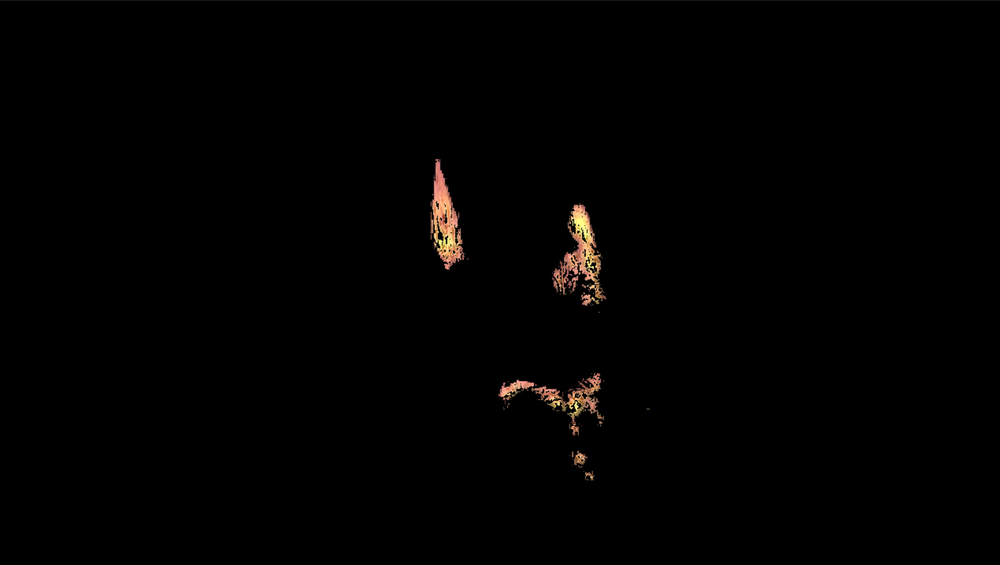
#> input picture RGB_Segmentation_and_Boundary_box/Boundary Box/rgb_seg_fire.png, 1000 x 565 px, shrunk from 1587 x 897 before the run
$ jupyter execute boundary_box_rectangle.ipynb   (older library calls are emulated)
#> lines starting #> are read from the running program, lines starting #| are printed output that depends on the picture; after the words box and inside, x2 and y2 are one past the last pixel; in counts of white or black regions, pixels touching at a corner belong together
[cell 1]
#https://gist.github.com/bigsnarfdude/d811e31ee17495f82f10db12651ae82d
import cv2
import numpy as np

# read and scale down image
# wget https://bigsnarf.files.wordpress.com/2017/05/hammer.png
img = cv2.imread('rgb_seg_fire.png', cv2.IMREAD_UNCHANGED)
#> img is the input picture: shape (565, 1000, 4); mean B, G, R, A 1, 1.4, 2, 255

# threshold image
ret, threshed_img = cv2.threshold(cv2.cvtColor(img, cv2.COLOR_BGR2GRAY), 6, 255, cv2.THRESH_BINARY)
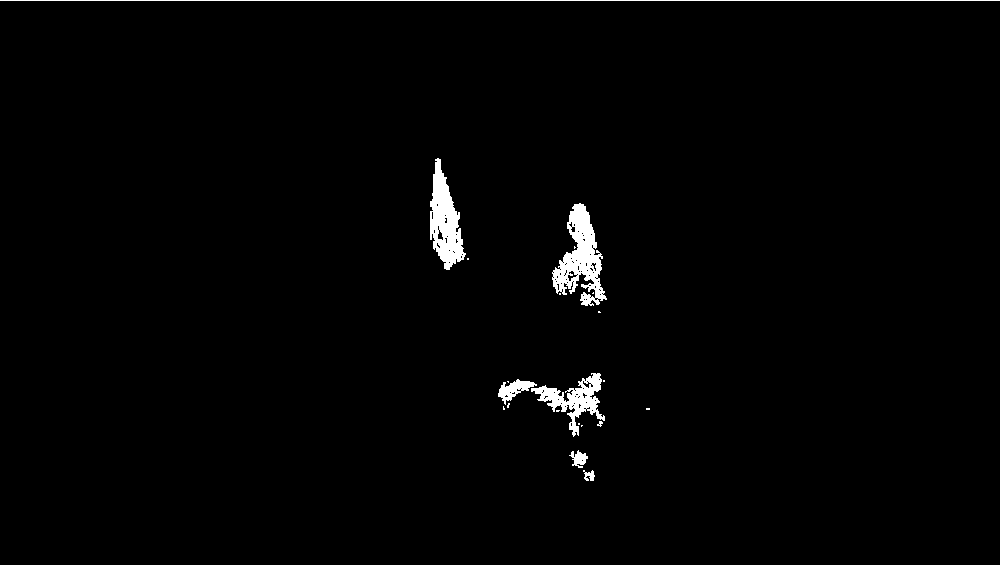
#> threshed_img: shape (565, 1000); 1.4% white; 21 white regions (13 under 20 px)
# find contours and get the external one
_, contours, hier = cv2.findContours(threshed_img, cv2.RETR_EXTERNAL, cv2.CHAIN_APPROX_SIMPLE)
#> contours = 21 contours, 15 with area under 20; largest, box (x1, y1, x2, y2) and area: (552, 203, 607, 306) 2519, (430, 158, 466, 270) 2087, (531, 373, 605, 437) 1406, (498, 379, 537, 405) 384, (569, 450, 588, 468) 142, (583, 470, 595, 481) 55

# with each contour, draw boundingRect in green
# a minAreaRect in red and
# a minEnclosingCircle in blue
for c in contours:
    # get the bounding rect
    x, y, w, h = cv2.boundingRect(c)
   # draw a green rectangle to visualize the bounding rect
    cv2.rectangle(img, (x, y), (x+w, y+h), (0, 255, 0), 1)
#> this loop made 21 passes
#> (c, x, y, w, h) on passes 3, 4, 6, 7, 10, 11, 14, 15, 16, 17: ([[581, 425], [581, 426], [582, 425]], 581, 425, 2, 2), ([[578, 423], [578, 424], [579, 424], [579, 423]], 578, 423, 2, 2), ([[556, 410], [556, 411], [558, 411], [559, 410]], 556, 410, 4, 2), ([[646, 408], [646, 409], [649, 409], [649, 408]], 646, 408, 4, 2), ([[507, 381], [508, 382], [508, 381]], 507, 381, 2, 2), ([[603, 380], [603, 381], [604, 381], [604, 380]], 603, 380, 2, 2), ([[598, 311], [598, 312], [600, 312], [599, 311]], 598, 311, 3, 2), ([[559, 293], [559, 294], [560, 294], [560, 293]], 559, 293, 2, 2), ([[593, 292], [592, 293], [593, 293]], 592, 292, 2, 2), ([[467, 258], [467, 259], [468, 259], [468, 258]], 467, 258, 2, 2)
#> (x, y, w, h) on passes 1, 2, 5, 8, 9, 12: (583, 470, 12, 11), (569, 450, 19, 18), (597, 421, 6, 6), (503, 406, 2, 4), (507, 403, 3, 5), (498, 379, 39, 26)
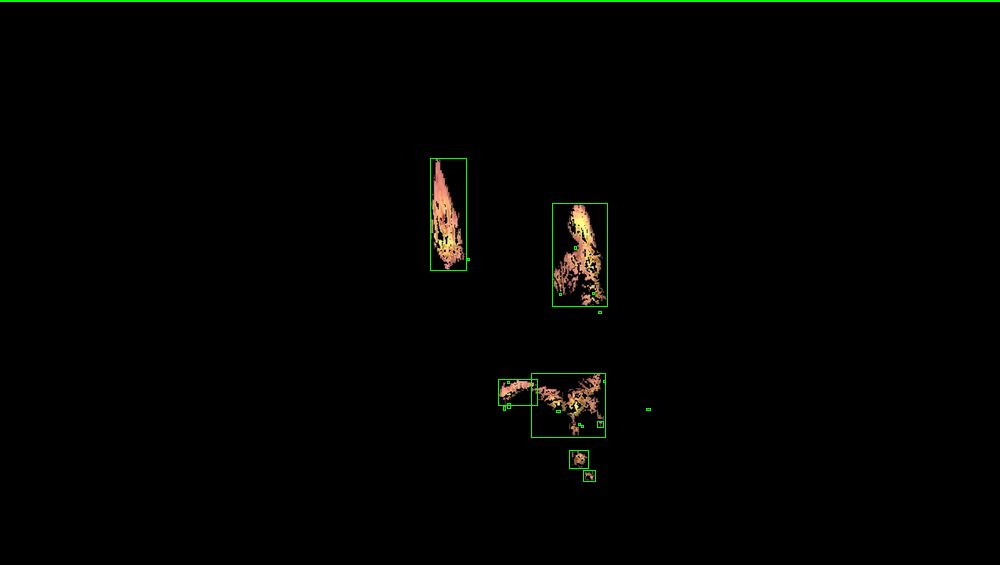
#> img: shape (565, 1000, 4); 0.58% of pixels changed, all inside (x1, y1, x2, y2) = (0, 0, 1000, 482)
    # [6 lines of commented-out code are left out]

cv2.imshow("contours", img)

ESC = 27
while True:
    k = cv2.waitKey(5) & 0xFF
#> (key Esc is pressed here)
    if k == 27:
        break

cv2.destroyAllWindows()
